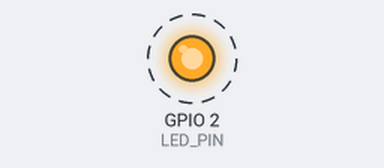
Recording of a sketch running on a simulated ESP32. On the bench: output pins drawn as LEDs (lit = HIGH). Dashed ring = blinking. What the sketch prints to the serial monitor is not drawn.

Above: at 0.5 s.
Timing chart, 0 to 4.6 s (numbered marks = the images above):
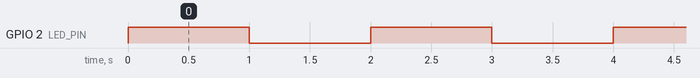

The sketch:

ESP32-Serial.ino
```cpp
#define LED_PIN 2

void setup()
{
  // put your setup code here, to run once:
  Serial.begin(9600);
  pinMode(LED_PIN, OUTPUT);

  Serial.println("HELLO CLASSROOM!");
}

void loop()
{
  // put your main code here, to run repeatedly:
  digitalWrite(LED_PIN, HIGH);
  Serial.println("LED IS ON");
  delay(1000);

  digitalWrite(LED_PIN, LOW);
  Serial.println("LED IS OFF");
  delay(1000);
}
```

Measured:
- by itself, GPIO 2 (LED_PIN): alternates HIGH for 1.0 s and LOW for 1.0 s
